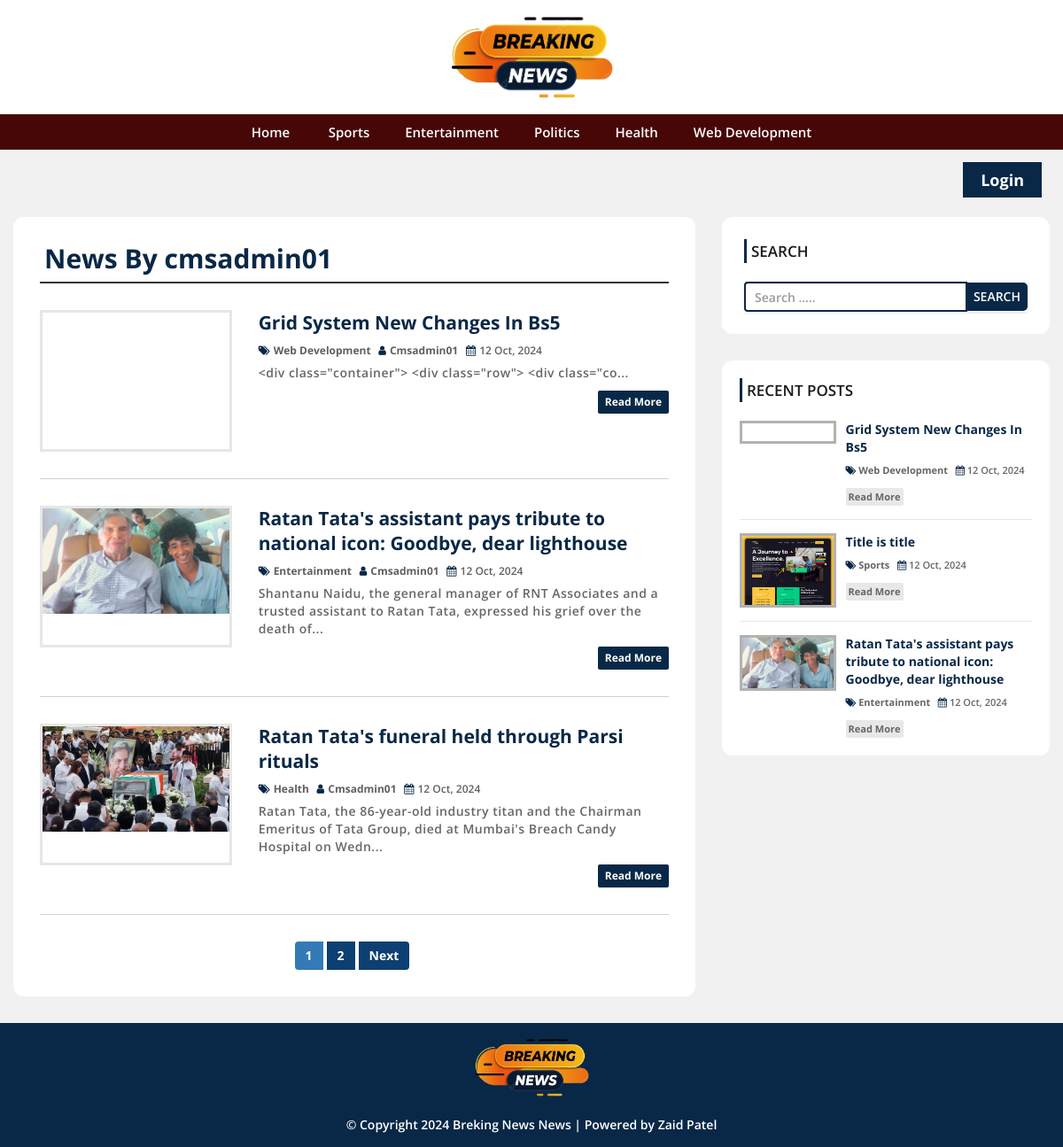
Page /author.php?aid=27 on the committed database.
### tables this page shows
CREATE TABLE `settings` (
  `id` int(11) NOT NULL,
  `websitename` varchar(60) NOT NULL,
  `logo` varchar(255) NOT NULL,
  `footerdesc` varchar(255) NOT NULL
);

CREATE TABLE `category` (
  `category_id` int(11) NOT NULL,
  `category_name` varchar(100) NOT NULL,
  `post` int(11) NOT NULL DEFAULT 0
);

CREATE TABLE `user` (
  `user_id` int(10) UNSIGNED NOT NULL,
  `first_name` varchar(30) NOT NULL,
  `last_name` varchar(30) NOT NULL,
  `username` varchar(30) DEFAULT NULL,
  `password` varchar(40) DEFAULT NULL,
  `role` int(11) NOT NULL
);

CREATE TABLE `post` (
  `post_id` int(11) NOT NULL,
  `title` varchar(100) NOT NULL,
  `description` text NOT NULL,
  `category` varchar(100) NOT NULL,
  `post_date` varchar(50) NOT NULL,
  `author` int(11) NOT NULL,
  `post_img` varchar(100) NOT NULL
);

### config.php (called while the page is built, shortened)
<?php
$hostname = "http://localhost/news-site";
?>

### author.php (the view, shortened to what this page needs)
<?php include 'header.php'; ?>
    <div id="main-content">
      <div class="container-fluid">
        <div class="row">
            <div class="col-md-8">
              <div class="post-container">
                <?php
                include "config.php";
                if(isset($_GET['aid'])){
                  $auth_id = $_GET['aid'];
                  $sql1 = "SELECT * FROM post JOIN user
                          ON post.author = user.user_id
                          WHERE post.author = {$auth_id}";
                  $result1 = mysqli_query($conn, $sql1) or die("Query Failed.");
                  $row1 = mysqli_fetch_assoc($result1);
                ?>
                <h2 class="page-heading">News By <?php echo $row1['username']; ?></h2>
                <?php
                  $limit = 3;
                  if(isset($_GET['page'])){
                    $page = $_GET['page'];
                  }else{
                    $page = 1;
                  }
                  $offset = ($page - 1) * $limit;
                  $sql = "SELECT post.post_id, post.title, post.description,post.post_date,post.author,
                  category.category_name,user.username,post.category,post.post_img FROM post
                  LEFT JOIN category ON post.category = category.category_id
                  LEFT JOIN user ON post.author = user.user_id
                  WHERE post.author = {$auth_id}
                  ORDER BY post.post_id DESC LIMIT {$offset},{$limit}";
                  $result = mysqli_query($conn, $sql) or die("Query Failed.");
                  if(mysqli_num_rows($result) > 0){
                    while($row = mysqli_fetch_assoc($result)) {
                ?>
                  <div class="post-content">
                      <div class="row">
                          <div class="col-md-4">
                            <a class="post-img" href="single.php?id=<?php echo $row['post_id']; ?>"><img src="admin/upload/<?php echo $row['post_img']; ?>" alt=""/></a>
                          </div>
                          <div class="col-md-8">
                            <div class="inner-content clearfix">
                                <h3><a href='single.php?id=<?php echo $row['post_id']; ?>'><?php echo $row['title']; ?></a></h3>
                                <div class="post-information">
                                    <span>
                                        <i class="fa fa-tags" aria-hidden="true"></i>
                                        <a href='category.php?cid=<?php echo $row['category']; ?>'><?php echo $row['category_name']; ?></a>
                                    </span>
                                    <span>
                                        <i class="fa fa-user" aria-hidden="true"></i>
                                        <a href='author.php?aid=<?php echo $row['author']; ?>'><?php echo $row['username']; ?></a>
                                    </span>
                                    <span>
                                        <i class="fa fa-calendar" aria-hidden="true"></i>
                                        <?php echo $row['post_date']; ?>
                                    </span>
                                </div>
                                <p class="description">
                                    <?php echo substr($row['description'],0,130) . "..."; ?>
                                </p>
                                <a class='read-more pull-right' href='single.php?id=<?php echo $row['post_id']; ?>'>read more</a>
                            </div>
                          </div>
                      </div>
                  </div>
                  <?php
                    }
                  }else{
                    echo "<h2>No Record Found.</h2>";
                  }
                  if(mysqli_num_rows($result1) > 0){
                    $total_records = mysqli_num_rows($result1);
                    $total_page = ceil($total_records / $limit);
                    echo '<ul class="pagination admin-pagination">';
                    for($i = 1; $i <= $total_page; $i++){
                      if($i == $page){
                        $active = "active";
                      }else{
                        $active = "";
                      }
                      echo '<li class="'.$active.'"><a href="author.php?aid='.$auth_id .'&page='.$i.'">'.$i.'</a></li>';
                    }
                    if($total_page > $page){
                      echo '<li><a href="author.php?aid='.$auth_id .'&page='.($page + 1).'">Next</a></li>';
                    }
                    echo '</ul>';
                  }
                }else{
                  echo "<h2>No Record Found.</h2>";
                }
                  ?>
              </div>
            </div>
            <?php include 'sidebar.php'; ?>
        </div>
      </div>
    </div>
<?php include 'footer.php'; ?>

### header.php (shortened to what this page needs)
<?php
include "config.php";
?>
<!DOCTYPE html>
<html lang="en">
<head>
  <link rel="stylesheet" href="css/bootstrap.min.css" />
  <link rel="stylesheet" href="css/font-awesome.css">
  <link rel="stylesheet" href="css/style.css">
</head>
<body>
  <div id="header">
    <div class="container">
      <div class="row">
        <div class="col-md-offset-4 col-md-4">
          <?php
          include "config.php";
          $sql = "SELECT * FROM settings";
          $result = mysqli_query($conn, $sql) or die("Query Failed.");
          if (mysqli_num_rows($result) > 0) {
            while ($row = mysqli_fetch_assoc($result)) {
              if ($row['logo'] == "") {
                echo '<a href="index.php"><h1>' . $row['websitename'] . '</h1></a>';
              } else {
                echo '<a href="index.php" id="logo"><img src="admin/images/' . $row['logo'] . '"></a>';
              }
            }
          }
          ?>
        </div>
      </div>
    </div>
  </div>
  <div id="menu-bar">
    <div class="container">
      <div class="row">
        <div class="col-md-12">
          <?php
          include "config.php";
          $sql = "SELECT * FROM category WHERE post > 0";
          $result = mysqli_query($conn, $sql) or die("Query Failed. : Category");
          if (mysqli_num_rows($result) > 0) {
            $active = "";
          ?>
            <ul class='menu'>
              <li><a href='<?php echo $hostname; ?>'>Home</a></li>
              <?php while ($row = mysqli_fetch_assoc($result)) {
                echo "<li><a class='{$active}' href='category.php?cid={$row['category_id']}'>{$row['category_name']}</a></li>";
              } ?>
            </ul>
          <?php } ?>
        </div>
      </div>
    </div>
  </div>
  <div class="login-btn-wrapper">
    <?php
    if (!isset($_SESSION['username'])) { ?>
      <a href="admin/index.php">Login</a>
    <?php } else { ?>
      <a href="admin/post.php"><?php echo $_SESSION['username'] ?> &bullet; Add Post</a>
    <?php } ?>
  </div>

### sidebar.php
<div id="sidebar" class="col-md-4">
    <div class="search-box-container">
        <h4>Search</h4>
        <form class="search-post" action="search.php" method ="GET">
            <div class="input-group">
                <input type="text" name="search" class="form-control" placeholder="Search .....">
                <span class="input-group-btn">
                    <button type="submit" class="btn btn-danger">Search</button>
                </span>
            </div>
        </form>
    </div>
    <div class="recent-post-container">
        <h4>Recent Posts</h4>
        <?php
        include "config.php";
        $limit = 3;
        $sql = "SELECT post.post_id, post.title, post.post_date,
        category.category_name,post.category,post.post_img FROM post
        LEFT JOIN category ON post.category = category.category_id
        ORDER BY post.post_id DESC LIMIT {$limit}";
        $result = mysqli_query($conn, $sql) or die("Query Failed. : Recent Post");
        if(mysqli_num_rows($result) > 0){
          while($row = mysqli_fetch_assoc($result)) {
      ?>
        <div class="recent-post">
            <a class="post-img" href="single.php?id=<?php echo $row['post_id']; ?>">
                <img src="admin/upload/<?php echo $row['post_img']; ?>" alt=""/>
            </a>
            <div class="post-content">
                <h5><a href="single.php?id=<?php echo $row['post_id']; ?>"><?php echo $row['title']; ?></a></h5>
                <span>
                    <i class="fa fa-tags" aria-hidden="true"></i>
                    <a href='category.php?cid=<?php echo $row['category']; ?>'><?php echo $row['category_name']; ?></a>
                </span>
                <span>
                    <i class="fa fa-calendar" aria-hidden="true"></i>
                    <?php echo $row['post_date']; ?>
                </span>
                <a class="read-more" href="single.php?id=<?php echo $row['post_id']; ?>">read more</a>
            </div>
        </div>
    <?php
      }
    }
    ?>
    </div>
</div>

### footer.php
<div id="footer">
  <div class="container">
    <div class="row">
      <div class="col-md-12">
        <?php
        include "config.php";
        $sql = "SELECT * FROM settings";
        $result = mysqli_query($conn, $sql) or die("Query Failed.");
        if (mysqli_num_rows($result) > 0) {
          while ($row = mysqli_fetch_assoc($result)) {
        ?>
            <div class="text-center">
              <a href="index.php"><img src="admin/images/<?php echo $row['logo'] ?>" height="70"></a>
            </div> <br>
            <span ><?php echo $row['footerdesc']; ?></span>
        <?php
          }
        }
        ?>
      </div>
    </div>
  </div>
</div>
</body>
</html>

### rows in the picture
settings: logo (picture), footerdesc "© Copyright 2024 Breking News News | Powered by Zaid Patel"
category: category_name "Sports"
category: category_name "Entertainment"
category: category_name "Politics"
category: category_name "Health"
category: category_name "Web Development"
user: username "cmsadmin01"
post: title "Grid System New Changes In Bs5", category.category_name "Web Development", user.username "Cmsadmin01", post_date "12 Oct, 2024", description "<div class=\"container\"> <div class=\"row\"> <div class=\"co"
post: post_img (picture), title "Ratan Tata's assistant pays tribute to national icon: Goodbye, dear lighthouse", category.category_name "Entertainment", user.username "Cmsadmin01", post_date "12 Oct, 2024", description "Shantanu Naidu, the general manager of RNT Associates and a trusted assistant to Ratan Tata, expressed his grief over the death of"
post: post_img (picture), title "Ratan Tata's funeral held through Parsi rituals", category.category_name "Health", user.username "Cmsadmin01", post_date "12 Oct, 2024", description "Ratan Tata, the 86-year-old industry titan and the Chairman Emeritus of Tata Group, died at Mumbai's Breach Candy Hospital on Wedn"
post: post_img (picture), title "Title is title", category.category_name "Sports", post_date "12 Oct, 2024"
